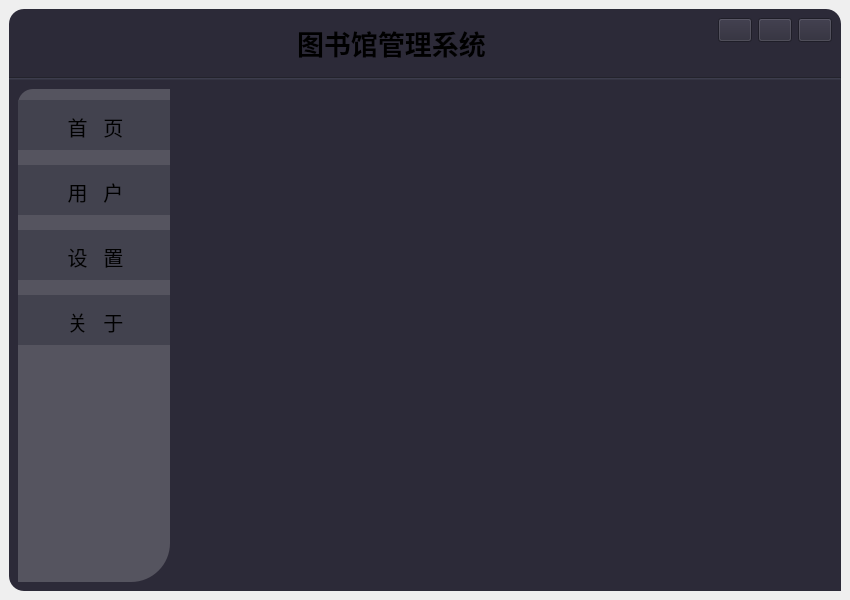
<?xml version="1.0" encoding="UTF-8"?>
<ui version="4.0">
 <class>MainWindow</class>
 <widget class="QMainWindow" name="MainWindow">
  <property name="geometry">
   <rect>
    <x>0</x>
    <y>0</y>
    <width>850</width>
    <height>600</height>
   </rect>
  </property>
  <property name="sizePolicy">
   <sizepolicy hsizetype="Preferred" vsizetype="Preferred">
    <horstretch>0</horstretch>
    <verstretch>0</verstretch>
   </sizepolicy>
  </property>
  <property name="minimumSize">
   <size>
    <width>850</width>
    <height>600</height>
   </size>
  </property>
  <property name="windowTitle">
   <string>MainWindow</string>
  </property>
  <property name="windowIcon">
   <iconset theme="battery"/>
  </property>
  <property name="styleSheet">
   <string notr="true">QMainWindow{
/*background-color:rgb(52, 52, 66，0 );*/
margin: 9 9 9 9;
}

QStatusBar {
  /*border: 1px solid #455364;
   Fixes Spyder #9120, #9121 */
  /*background: #455364;
   Fixes #205, white vertical borders separating items */
}</string>
  </property>
  <widget class="QWidget" name="centralwidget">
   <property name="styleSheet">
    <string notr="true">QWidget{
background-color:rgb(44, 42, 56);
}
#centralwidget{
margin: 9 9 9 9;
border-radius: 15px;
}</string>
   </property>
   <layout class="QGridLayout" name="gridLayout">
    <property name="spacing">
     <number>0</number>
    </property>
    <item row="1" column="0">
     <widget class="Line" name="line">
      <property name="styleSheet">
       <string notr="true">background-color:rgb(52, 52, 66)</string>
      </property>
      <property name="orientation">
       <enum>Qt::Horizontal</enum>
      </property>
     </widget>
    </item>
    <item row="2" column="0">
     <layout class="QHBoxLayout" name="horizontalLayout">
      <item>
       <widget class="QWidget" name="sidebar" native="true">
        <property name="minimumSize">
         <size>
          <width>170</width>
          <height>400</height>
         </size>
        </property>
        <property name="styleSheet">
         <string notr="true">
#sidebar{
background-Color:rgba(255, 255, 255, 50);
border-bottom-right-radius:none;
border-top-left-radius:15px;
margin: 9 9 9 9;
}</string>
        </property>
        <widget class="QToolButton" name="toolButton_setting">
         <property name="geometry">
          <rect>
           <x>0</x>
           <y>150</y>
           <width>170</width>
           <height>50</height>
          </rect>
         </property>
         <property name="sizePolicy">
          <sizepolicy hsizetype="Maximum" vsizetype="Fixed">
           <horstretch>0</horstretch>
           <verstretch>0</verstretch>
          </sizepolicy>
         </property>
         <property name="minimumSize">
          <size>
           <width>170</width>
           <height>50</height>
          </size>
         </property>
         <property name="font">
          <font>
           <family>幼圆</family>
           <pointsize>15</pointsize>
          </font>
         </property>
         <property name="cursor">
          <cursorShape>PointingHandCursor</cursorShape>
         </property>
         <property name="mouseTracking">
          <bool>true</bool>
         </property>
         <property name="styleSheet">
          <string notr="true">QToolButton{   
	border-top: 3px outset transparent;           /* 上边框宽度3像素、突出显示、颜色为透明 */
	/*border-bottom: 7px outset transparent;*/
	/*border-right: 3px outset transparent;*/
	border-left: 3px outset transparent;
	border-radius: none;
	background-color: rgb(66, 66, 78);
	margin: 0 9 0 9;
}

/* 鼠标悬停 */
QToolButton:hover{
	background-color: rgb(56, 56, 68);
}

/* 点击和按下 */
QToolButton:pressed,QToolButton:checked{
	border-left: 3px outset rgb(93, 95, 97);  /* 左边框宽度3像素、突出显示、颜色为深深灰 */
	background-color: rgb(44, 42, 56);
	
	font-weight: bold;
}

</string>
         </property>
         <property name="text">
          <string>设   置</string>
         </property>
         <property name="checkable">
          <bool>true</bool>
         </property>
         <property name="autoExclusive">
          <bool>true</bool>
         </property>
        </widget>
        <widget class="QToolButton" name="toolButton_home">
         <property name="geometry">
          <rect>
           <x>0</x>
           <y>20</y>
           <width>170</width>
           <height>50</height>
          </rect>
         </property>
         <property name="sizePolicy">
          <sizepolicy hsizetype="Maximum" vsizetype="Fixed">
           <horstretch>0</horstretch>
           <verstretch>0</verstretch>
          </sizepolicy>
         </property>
         <property name="minimumSize">
          <size>
           <width>170</width>
           <height>50</height>
          </size>
         </property>
         <property name="font">
          <font>
           <family>幼圆</family>
           <pointsize>15</pointsize>
          </font>
         </property>
         <property name="cursor">
          <cursorShape>PointingHandCursor</cursorShape>
         </property>
         <property name="styleSheet">
          <string notr="true">QToolButton{   
	border-top: 3px outset transparent;           /* 上边框宽度3像素、突出显示、颜色为透明 */
	/*border-bottom: 7px outset transparent;*/
	/*border-right: 3px outset transparent;*/
	border-left: 3px outset transparent;
	border-radius: none;
	background-color: rgb(66, 66, 78);
	margin: 0 9 0 9;
}

/* 鼠标悬停 */
QToolButton:hover{
	background-color: rgb(56, 56, 68);
}

/* 点击和按下 */
QToolButton:pressed,QToolButton:checked{
	border-left: 3px outset rgb(93, 95, 97);  /* 左边框宽度3像素、突出显示、颜色为深深灰 */
	background-color: rgb(44, 42, 56);
	
	font-weight: bold;
}

</string>
         </property>
         <property name="text">
          <string>首   页</string>
         </property>
         <property name="checkable">
          <bool>true</bool>
         </property>
         <property name="autoExclusive">
          <bool>true</bool>
         </property>
        </widget>
        <widget class="QToolButton" name="toolButton_about">
         <property name="geometry">
          <rect>
           <x>0</x>
           <y>215</y>
           <width>170</width>
           <height>50</height>
          </rect>
         </property>
         <property name="sizePolicy">
          <sizepolicy hsizetype="Maximum" vsizetype="Fixed">
           <horstretch>0</horstretch>
           <verstretch>0</verstretch>
          </sizepolicy>
         </property>
         <property name="minimumSize">
          <size>
           <width>170</width>
           <height>50</height>
          </size>
         </property>
         <property name="font">
          <font>
           <family>幼圆</family>
           <pointsize>15</pointsize>
          </font>
         </property>
         <property name="cursor">
          <cursorShape>PointingHandCursor</cursorShape>
         </property>
         <property name="mouseTracking">
          <bool>true</bool>
         </property>
         <property name="styleSheet">
          <string notr="true">QToolButton{   
	border-top: 3px outset transparent;           /* 上边框宽度3像素、突出显示、颜色为透明 */
	/*border-bottom: 7px outset transparent;*/
	/*border-right: 3px outset transparent;*/
	border-left: 3px outset transparent;
	border-radius: none;
	background-color: rgb(66, 66, 78);
	margin: 0 9 0 9;
}

/* 鼠标悬停 */
QToolButton:hover{
	background-color: rgb(56, 56, 68);
}

/* 点击和按下 */
QToolButton:pressed,QToolButton:checked{
	border-left: 3px outset rgb(93, 95, 97);  /* 左边框宽度3像素、突出显示、颜色为深深灰 */
	background-color: rgb(44, 42, 56)
}

QPushButton:default {
    border-color: navy; /* make the default button prominent */
}</string>
         </property>
         <property name="text">
          <string>关   于</string>
         </property>
         <property name="checkable">
          <bool>true</bool>
         </property>
         <property name="autoExclusive">
          <bool>true</bool>
         </property>
        </widget>
        <widget class="QToolButton" name="toolButton_user">
         <property name="geometry">
          <rect>
           <x>0</x>
           <y>85</y>
           <width>170</width>
           <height>50</height>
          </rect>
         </property>
         <property name="sizePolicy">
          <sizepolicy hsizetype="Maximum" vsizetype="Fixed">
           <horstretch>0</horstretch>
           <verstretch>0</verstretch>
          </sizepolicy>
         </property>
         <property name="minimumSize">
          <size>
           <width>170</width>
           <height>50</height>
          </size>
         </property>
         <property name="font">
          <font>
           <family>幼圆</family>
           <pointsize>15</pointsize>
          </font>
         </property>
         <property name="cursor">
          <cursorShape>PointingHandCursor</cursorShape>
         </property>
         <property name="styleSheet">
          <string notr="true">QToolButton{   
	border-top: 3px outset transparent;           /* 上边框宽度3像素、突出显示、颜色为透明 */
	/*border-bottom: 7px outset transparent;*/
	/*border-right: 3px outset transparent;*/
	border-left: 3px outset transparent;
	border-radius: none;
	background-color: rgb(66, 66, 78);
	margin: 0 9 0 9;
}

/* 鼠标悬停 */
QToolButton:hover{
	background-color: rgb(56, 56, 68);
}

/* 点击和按下 */
QToolButton:pressed,QToolButton:checked{
	border-left: 3px outset rgb(93, 95, 97);  /* 左边框宽度3像素、突出显示、颜色为深深灰 */
	background-color: rgb(44, 42, 56);
	
	font-weight: bold;
}

</string>
         </property>
         <property name="text">
          <string>用   户</string>
         </property>
         <property name="checkable">
          <bool>true</bool>
         </property>
         <property name="autoExclusive">
          <bool>true</bool>
         </property>
        </widget>
       </widget>
      </item>
      <item>
       <widget class="QStackedWidget" name="stackedWidget">
        <property name="styleSheet">
         <string notr="true">/*margin: 0 9 0 9;*/
#stackedWidget{
	border:none
}</string>
        </property>
        <property name="currentIndex">
         <number>-1</number>
        </property>
       </widget>
      </item>
     </layout>
    </item>
    <item row="0" column="0">
     <widget class="QFrame" name="titlebar_2">
      <property name="styleSheet">
       <string notr="true">background:rgba(0,0,0,0)</string>
      </property>
      <layout class="QHBoxLayout" name="titlebar">
       <property name="topMargin">
        <number>9</number>
       </property>
       <property name="bottomMargin">
        <number>9</number>
       </property>
       <item>
        <spacer name="horizontalSpacer_6">
         <property name="orientation">
          <enum>Qt::Horizontal</enum>
         </property>
         <property name="sizeType">
          <enum>QSizePolicy::Maximum</enum>
         </property>
         <property name="sizeHint" stdset="0">
          <size>
           <width>10</width>
           <height>20</height>
          </size>
         </property>
        </spacer>
       </item>
       <item>
        <widget class="QLabel" name="label_2">
         <property name="minimumSize">
          <size>
           <width>50</width>
           <height>50</height>
          </size>
         </property>
         <property name="maximumSize">
          <size>
           <width>24</width>
           <height>50</height>
          </size>
         </property>
         <property name="font">
          <font>
           <family>幼圆</family>
           <pointsize>13</pointsize>
          </font>
         </property>
         <property name="cursor">
          <cursorShape>ForbiddenCursor</cursorShape>
         </property>
         <property name="styleSheet">
          <string notr="true"/>
         </property>
         <property name="text">
          <string/>
         </property>
         <property name="pixmap">
          <pixmap resource="images.qrc">:/source/logo.ico</pixmap>
         </property>
        </widget>
       </item>
       <item>
        <spacer name="horizontalSpacer">
         <property name="orientation">
          <enum>Qt::Horizontal</enum>
         </property>
         <property name="sizeType">
          <enum>QSizePolicy::MinimumExpanding</enum>
         </property>
         <property name="sizeHint" stdset="0">
          <size>
           <width>40</width>
           <height>20</height>
          </size>
         </property>
        </spacer>
       </item>
       <item alignment="Qt::AlignTop">
        <widget class="QLabel" name="titleLabel">
         <property name="minimumSize">
          <size>
           <width>203</width>
           <height>50</height>
          </size>
         </property>
         <property name="maximumSize">
          <size>
           <width>350</width>
           <height>60</height>
          </size>
         </property>
         <property name="font">
          <font>
           <family>幼圆</family>
           <pointsize>20</pointsize>
           <bold>true</bold>
          </font>
         </property>
         <property name="text">
          <string>图书馆管理系统</string>
         </property>
        </widget>
       </item>
       <item>
        <spacer name="horizontalSpacer_2">
         <property name="orientation">
          <enum>Qt::Horizontal</enum>
         </property>
         <property name="sizeType">
          <enum>QSizePolicy::MinimumExpanding</enum>
         </property>
         <property name="sizeHint" stdset="0">
          <size>
           <width>40</width>
           <height>20</height>
          </size>
         </property>
        </spacer>
       </item>
       <item alignment="Qt::AlignTop">
        <widget class="QToolButton" name="toolButton_minimize">
         <property name="minimumSize">
          <size>
           <width>34</width>
           <height>24</height>
          </size>
         </property>
         <property name="maximumSize">
          <size>
           <width>28</width>
           <height>24</height>
          </size>
         </property>
         <property name="styleSheet">
          <string notr="true">QToolButton{
	background-color:rgb(44, 42, 56) 
}

/* 鼠标悬停 */
QToolButton:hover{
	background-color: rgba(255,255,255,80)
}

/* 点击和按下 */
QToolButton:pressed,QToolButton:checked{
	border-left: 1px outset rgb(60, 60, 70);  /* 左边框宽度3像素、突出显示、颜色为深深灰 */
	border-top: 1px outset rgb(60, 60, 70);
	background-color: rgb(66, 66, 78);
}

QPushButton:default {
    border-color: navy; /* make the default button prominent */
}</string>
         </property>
         <property name="text">
          <string/>
         </property>
         <property name="icon">
          <iconset resource="source/dark/darkstyle.qrc">
           <normaloff>:/qss_icons/dark/rc/window_minimize@2x.png</normaloff>:/qss_icons/dark/rc/window_minimize@2x.png</iconset>
         </property>
        </widget>
       </item>
       <item alignment="Qt::AlignTop">
        <widget class="QToolButton" name="toolButton_maximize">
         <property name="minimumSize">
          <size>
           <width>34</width>
           <height>24</height>
          </size>
         </property>
         <property name="maximumSize">
          <size>
           <width>28</width>
           <height>24</height>
          </size>
         </property>
         <property name="font">
          <font>
           <bold>true</bold>
          </font>
         </property>
         <property name="styleSheet">
          <string notr="true">QToolButton{
	background-color:rgb(44, 42, 56) 
}

/* 鼠标悬停 */
QToolButton:hover{
	background-color: rgba(255,255,255,80)
}

/* 点击和按下 */
QToolButton:pressed,QToolButton:checked{
	border-left: 1px outset rgb(60, 60, 70);  /* 左边框宽度3像素、突出显示、颜色为深深灰 */
	border-top: 1px outset rgb(60, 60, 70);
	background-color: rgb(66, 66, 78);
}

QPushButton:default {
    border-color: navy; /* make the default button prominent */
}</string>
         </property>
         <property name="text">
          <string/>
         </property>
         <property name="icon">
          <iconset resource="source/dark/darkstyle.qrc">
           <normaloff>:/qss_icons/dark/rc/checkbox_unchecked@2x.png</normaloff>:/qss_icons/dark/rc/checkbox_unchecked@2x.png</iconset>
         </property>
        </widget>
       </item>
       <item alignment="Qt::AlignTop">
        <widget class="QToolButton" name="toolButton_close">
         <property name="minimumSize">
          <size>
           <width>34</width>
           <height>24</height>
          </size>
         </property>
         <property name="maximumSize">
          <size>
           <width>28</width>
           <height>24</height>
          </size>
         </property>
         <property name="styleSheet">
          <string notr="true">QToolButton{
	background-color:rgb(44, 42, 56) 
}

/* 鼠标悬停 */
QToolButton:hover{
	background-color: rgba(255, 0, 0,150)
}

/* 点击和按下 */
QToolButton:pressed,QToolButton:checked{
	border-left: 1px outset rgb(60, 60, 70);  /* 左边框宽度3像素、突出显示、颜色为深深灰 */
	border-top: 1px outset rgb(60, 60, 70);
	background-color: rgb(66, 66, 78);
}

QPushButton:default {
    border-color: navy; /* make the default button prominent */
}</string>
         </property>
         <property name="text">
          <string/>
         </property>
         <property name="icon">
          <iconset resource="source/dark/darkstyle.qrc">
           <normaloff>:/qss_icons/dark/rc/window_close.png</normaloff>:/qss_icons/dark/rc/window_close.png</iconset>
         </property>
        </widget>
       </item>
      </layout>
     </widget>
    </item>
   </layout>
  </widget>
 </widget>
 <resources>
  <include location="images.qrc"/>
  <include location="source/dark/darkstyle.qrc"/>
 </resources>
 <connections/>
</ui>
